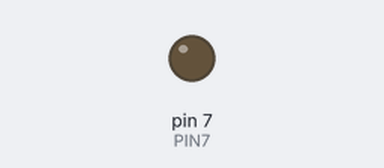
The sketch below on a simulated Arduino Uno, built with avr-gcc and run on an emulated ATmega328P. Parts: output pins drawn as LEDs (lit = HIGH). Dashed ring = blinking. At 3.0 s the program stops and its outputs stay as they are.

Above: at 0.5 s.
At 2.7 s:
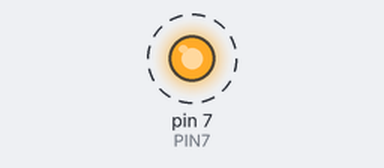
Timing chart, 0 to 3.0 s (numbered marks = the images above):
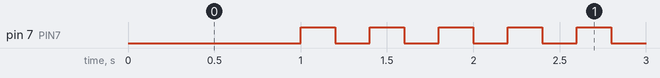

The sketch:

05_practice_2.ino
```cpp
#define PIN7 7

void setup() {
  pinMode(PIN7,OUTPUT);

  // put your setup code here, to run once:

}

void loop() {
  digitalWrite(PIN7,LOW);
  delay(1000);
  int i =0;
  while(i<5){
  digitalWrite(PIN7,HIGH);
  delay(200);
  digitalWrite(PIN7,LOW);
  delay(200);
  i=i+1;}
  while(1){
    digitalWrite(PIN7,HIGH);

  }

  // put your main code here, to run repeatedly:

}
```

Measured:
- by itself, pin 7 (PIN7): alternates HIGH for 0.20 s and LOW for 0.20 s, 11 changes in all, then stays HIGH
